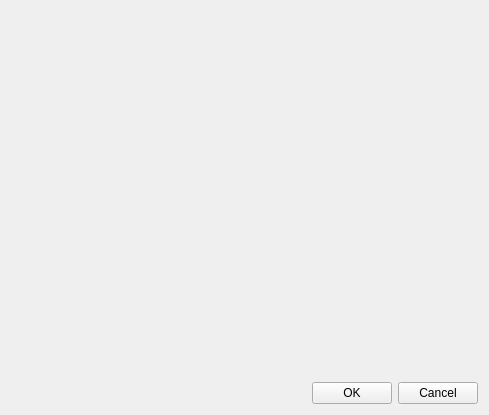
<?xml version="1.0" encoding="UTF-8"?>
<ui version="4.0">
 <class>CurveEditDlg</class>
 <widget class="QDialog" name="CurveEditDlg">
  <property name="geometry">
   <rect>
    <x>0</x>
    <y>0</y>
    <width>489</width>
    <height>415</height>
   </rect>
  </property>
  <property name="windowTitle">
   <string>Curve Editor</string>
  </property>
  <property name="windowIcon">
   <iconset resource="../QtResources/resources.qrc">
    <normaloff>:/GuiFoundation/PLASMA-logo.svg</normaloff>:/GuiFoundation/PLASMA-logo.svg</iconset>
  </property>
  <layout class="QVBoxLayout" name="verticalLayout">
   <item>
    <widget class="plQtCurve1DEditorWidget" name="CurveEditor" native="true"/>
   </item>
   <item>
    <layout class="QHBoxLayout" name="horizontalLayout">
     <item>
      <spacer name="horizontalSpacer">
       <property name="orientation">
        <enum>Qt::Horizontal</enum>
       </property>
       <property name="sizeHint" stdset="0">
        <size>
         <width>40</width>
         <height>20</height>
        </size>
       </property>
      </spacer>
     </item>
     <item>
      <widget class="QPushButton" name="ButtonOk">
       <property name="text">
        <string>OK</string>
       </property>
       <property name="autoDefault">
        <bool>false</bool>
       </property>
      </widget>
     </item>
     <item>
      <widget class="QPushButton" name="ButtonCancel">
       <property name="text">
        <string>Cancel</string>
       </property>
       <property name="autoDefault">
        <bool>false</bool>
       </property>
      </widget>
     </item>
    </layout>
   </item>
  </layout>
 </widget>
 <customwidgets>
  <customwidget>
   <class>plQtCurve1DEditorWidget</class>
   <extends>QWidget</extends>
   <header location="global">GuiFoundation/Widgets/Curve1DEditorWidget.moc.h</header>
   <container>1</container>
  </customwidget>
 </customwidgets>
 <resources>
  <include location="../QtResources/resources.qrc"/>
 </resources>
 <connections/>
</ui>
